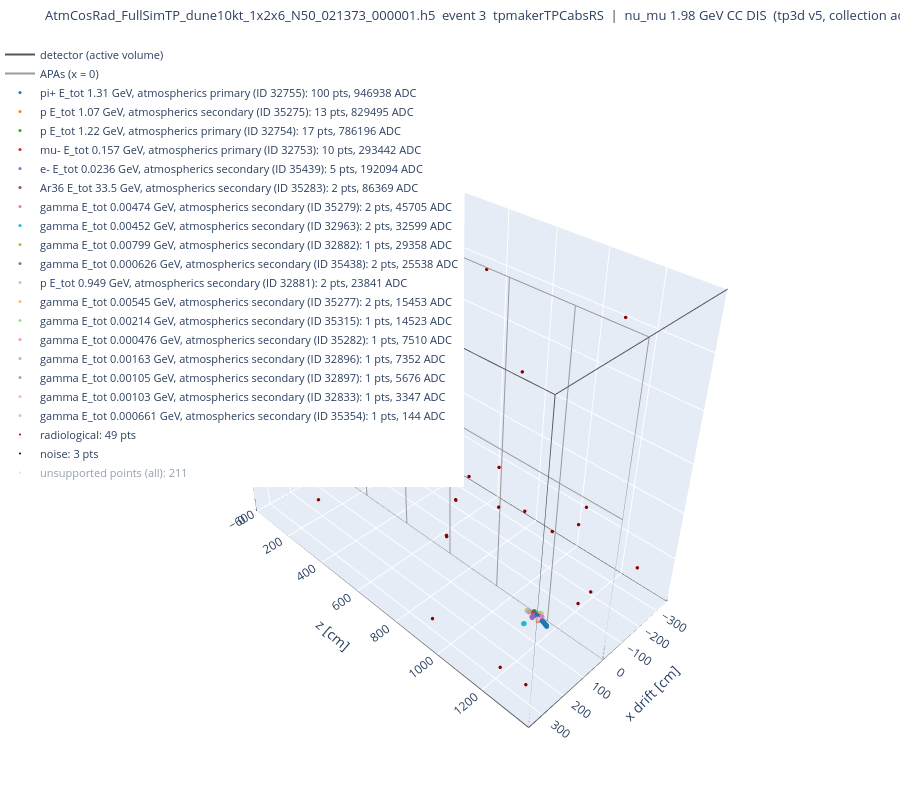

The code cell stored with this chart in its notebook:
### Markdown cell above
## 3D view

Axes: x is the drift coordinate (APA at x = 0), z along the detector, y the height. The box is the
active volume of the 1x2x6 geometry, the grey frame the APA plane with the APA boundaries. Hover a
point for its particle (PDG, generator, total initial energy, primary or secondary, neutrino
interaction for atmospherics), channel, ADC and number of planes.

### Code cell
fig3d = go.Figure(ed.figure_3d(p, mc, title))
fig3d.update_layout(height=800)
fig3d.show()

### Figure 1 — Plotly figure (JSON) as saved in the notebook; plotly's stock layout.template omitted (floating-point values rounded to 4 significant figures; data arrays with more than 128 entries replaced by an {"elided": "..."} marker saying what was removed)
{"data": [{"hoverinfo": "skip", "line": {"color": "#555555", "width": 2}, "mode": "lines", "name": "detector (active volume)", "type": "scatter3d", "x": [-363.4, -363.4, -363.4, -363.4, -363.4, null, 363.4, 363.4, 363.4, 363.4, 363.4, null, -363.4, 363.4, null, -363.4, 363.4, null, -363.4, 363.4, null, -363.4, 363.4, null], "y": [-0.876, 1393.0, 1393.0, -0.876, -0.876, null, -0.876, 1393.0, 1393.0, -0.876, -0.876, null, -0.876, -0.876, null, -0.876, -0.876, null, 1393.0, 1393.0, null, 1393.0, 1393.0, null], "z": [-600.0, -600.0, 600.0, 600.0, -600.0, null, -600.0, -600.0, 600.0, 600.0, -600.0, null, -600.0, -600.0, null, 600.0, 600.0, null, -600.0, -600.0, null, 600.0, 600.0, null]}, {"hoverinfo": "skip", "line": {"color": "#9a9a9a", "width": 2}, "mode": "lines", "name": "APAs (x = 0)", "type": "scatter3d", "x": [0, 0, 0, 0, 0, null, 0, 0, null, 0, 0, null, 0, 0, null, 0, 0, null, 0, 0, null, 0, 0, null], "y": [-0.876, 1393.0, 1393.0, -0.876, -0.876, null, -0.876, 1393.0, null, 231.5, 231.5, null, 463.9, 463.9, null, 696.3, 696.3, null, 928.7, 928.7, null, 1161.0, 1161.0, null], "z": [-600.0, -600.0, 600.0, 600.0, -600.0, null, 0, 0, null, -600.0, 600.0, null, -600.0, 600.0, null, -600.0, 600.0, null, -600.0, 600.0, null, -600.0, 600.0, null]}, {"hoverinfo": "text", "marker": {"color": "#1f77b4", "line": {"width": 0}, "size": 3}, "mode": "markers", "name": "pi+ E_tot 1.31 GeV, atmospherics primary (ID 32755): 100 pts, 946938 ADC", "text": ["pi+ (atmospherics, primary), trackID 32755, E_tot = 1.314 GeV<br>nu_mu 1.98 GeV CC DIS<br>ch 28109, adc 14497, 3-plane", "pi+ (atmospherics, primary), trackID 32755, E_tot = 1.314 GeV<br>nu_mu 1.98 GeV CC DIS<br>ch 28110, adc 8052, 3-plane", "pi+ (atmospherics, primary), trackID 32755, E_tot = 1.314 GeV<br>nu_mu 1.98 GeV CC DIS<br>ch 28106, adc 25899, 3-plane", "pi+ (atmospherics, primary), trackID 32755, E_tot = 1.314 GeV<br>nu_mu 1.98 GeV CC DIS<br>ch 28057, adc 11680, 3-plane", "pi+ (atmospherics, primary), trackID 32755, E_tot = 1.314 GeV<br>nu_mu 1.98 GeV CC DIS<br>ch 28111, adc 7550, 3-plane", "pi+ (atmospherics, primary), trackID 32755, E_tot = 1.314 GeV<br>nu_mu 1.98 GeV CC DIS<br>ch 28105, adc 15835, 3-plane", "pi+ (atmospherics, primary), trackID 32755, E_tot = 1.314 GeV<br>nu_mu 1.98 GeV CC DIS<br>ch 28056, adc 8404, 2-plane", "pi+ (atmospherics, primary), trackID 32755, E_tot = 1.314 GeV<br>nu_mu 1.98 GeV CC DIS<br>ch 28112, adc 8191, 3-plane", "pi+ (atmospherics, primary), trackID 32755, E_tot = 1.314 GeV<br>nu_mu 1.98 GeV CC DIS<br>ch 28104, adc 6866, 3-plane", "pi+ (atmospherics, primary), trackID 32755, E_tot = 1.314 GeV<br>nu_mu 1.98 GeV CC DIS<br>ch 28107, adc 35006, 2-plane", "pi+ (atmospherics, primary), trackID 32755, E_tot = 1.314 GeV<br>nu_mu 1.98 GeV CC DIS<br>ch 28058, adc 11669, 3-plane", "pi+ (atmospherics, primary), trackID 32755, E_tot = 1.314 GeV<br>nu_mu 1.98 GeV CC DIS<br>ch 28059, adc 7075, 3-plane", "pi+ (atmospherics, primary), trackID 32755, E_tot = 1.314 GeV<br>nu_mu 1.98 GeV CC DIS<br>ch 28113, adc 7806, 3-plane", "pi+ (atmospherics, primary), trackID 32755, E_tot = 1.314 GeV<br>nu_mu 1.98 GeV CC DIS<br>ch 28103, adc 7471, 3-plane", "pi+ (atmospherics, primary), trackID 32755, E_tot = 1.314 GeV<br>nu_mu 1.98 GeV CC DIS<br>ch 28061, adc 7095, 3-plane", "pi+ (atmospherics, primary), trackID 32755, E_tot = 1.314 GeV<br>nu_mu 1.98 GeV CC DIS<br>ch 28102, adc 7618, 3-plane", "pi+ (atmospherics, primary), trackID 32755, E_tot = 1.314 GeV<br>nu_mu 1.98 GeV CC DIS<br>ch 28114, adc 7823, 3-plane", "pi+ (atmospherics, primary), trackID 32755, E_tot = 1.314 GeV<br>nu_mu 1.98 GeV CC DIS<br>ch 28062, adc 6690, 3-plane", "pi+ (atmospherics, primary), trackID 32755, E_tot = 1.314 GeV<br>nu_mu 1.98 GeV CC DIS<br>ch 28115, adc 8200, 3-plane", "pi+ (atmospherics, primary), trackID 32755, E_tot = 1.314 GeV<br>nu_mu 1.98 GeV CC DIS<br>ch 28101, adc 7996, 3-plane", "pi+ (atmospherics, primary), trackID 32755, E_tot = 1.314 GeV<br>nu_mu 1.98 GeV CC DIS<br>ch 28063, adc 6021, 3-plane", "pi+ (atmospherics, primary), trackID 32755, E_tot = 1.314 GeV<br>nu_mu 1.98 GeV CC DIS<br>ch 28116, adc 7010, 3-plane", "pi+ (atmospherics, primary), trackID 32755, E_tot = 1.314 GeV<br>nu_mu 1.98 GeV CC DIS<br>ch 28100, adc 9177, 3-plane", "pi+ (atmospherics, primary), trackID 32755, E_tot = 1.314 GeV<br>nu_mu 1.98 GeV CC DIS<br>ch 28064, adc 6803, 3-plane", "pi+ (atmospherics, primary), trackID 32755, E_tot = 1.314 GeV<br>nu_mu 1.98 GeV CC DIS<br>ch 28065, adc 7902, 3-plane", "pi+ (atmospherics, primary), trackID 32755, E_tot = 1.314 GeV<br>nu_mu 1.98 GeV CC DIS<br>ch 28099, adc 9841, 3-plane", "pi+ (atmospherics, primary), trackID 32755, E_tot = 1.314 GeV<br>nu_mu 1.98 GeV CC DIS<br>ch 28117, adc 7872, 3-plane", "pi+ (atmospherics, primary), trackID 32755, E_tot = 1.314 GeV<br>nu_mu 1.98 GeV CC DIS<br>ch 28066, adc 7738, 3-plane", "pi+ (atmospherics, primary), trackID 32755, E_tot = 1.314 GeV<br>nu_mu 1.98 GeV CC DIS<br>ch 28098, adc 7981, 3-plane", "pi+ (atmospherics, primary), trackID 32755, E_tot = 1.314 GeV<br>nu_mu 1.98 GeV CC DIS<br>ch 28118, adc 10394, 3-plane", "pi+ (atmospherics, primary), trackID 32755, E_tot = 1.314 GeV<br>nu_mu 1.98 GeV CC DIS<br>ch 28067, adc 7869, 3-plane", "pi+ (atmospherics, primary), trackID 32755, E_tot = 1.314 GeV<br>nu_mu 1.98 GeV CC DIS<br>ch 28119, adc 7791, 3-plane", "pi+ (atmospherics, primary), trackID 32755, E_tot = 1.314 GeV<br>nu_mu 1.98 GeV CC DIS<br>ch 28097, adc 9345, 3-plane", "pi+ (atmospherics, primary), trackID 32755, E_tot = 1.314 GeV<br>nu_mu 1.98 GeV CC DIS<br>ch 28068, adc 7548, 3-plane", "pi+ (atmospherics, primary), trackID 32755, E_tot = 1.314 GeV<br>nu_mu 1.98 GeV CC DIS<br>ch 28120, adc 9393, 3-plane", "pi+ (atmospherics, primary), trackID 32755, E_tot = 1.314 GeV<br>nu_mu 1.98 GeV CC DIS<br>ch 28096, adc 9531, 3-plane", "pi+ (atmospherics, primary), trackID 32755, E_tot = 1.314 GeV<br>nu_mu 1.98 GeV CC DIS<br>ch 28069, adc 10401, 3-plane", "pi+ (atmospherics, primary), trackID 32755, E_tot = 1.314 GeV<br>nu_mu 1.98 GeV CC DIS<br>ch 28121, adc 8000, 3-plane", "pi+ (atmospherics, primary), trackID 32755, E_tot = 1.314 GeV<br>nu_mu 1.98 GeV CC DIS<br>ch 28095, adc 8427, 3-plane", "pi+ (atmospherics, primary), trackID 32755, E_tot = 1.314 GeV<br>nu_mu 1.98 GeV CC DIS<br>ch 28070, adc 8940, 3-plane", "pi+ (atmospherics, primary), trackID 32755, E_tot = 1.314 GeV<br>nu_mu 1.98 GeV CC DIS<br>ch 28122, adc 7153, 3-plane", "pi+ (atmospherics, primary), trackID 32755, E_tot = 1.314 GeV<br>nu_mu 1.98 GeV CC DIS<br>ch 28094, adc 7652, 3-plane", "pi+ (atmospherics, primary), trackID 32755, E_tot = 1.314 GeV<br>nu_mu 1.98 GeV CC DIS<br>ch 28071, adc 7640, 3-plane", "pi+ (atmospherics, primary), trackID 32755, E_tot = 1.314 GeV<br>nu_mu 1.98 GeV CC DIS<br>ch 28093, adc 17503, 3-plane", "pi+ (atmospherics, primary), trackID 32755, E_tot = 1.314 GeV<br>nu_mu 1.98 GeV CC DIS<br>ch 28123, adc 8569, 3-plane", "pi+ (atmospherics, primary), trackID 32755, E_tot = 1.314 GeV<br>nu_mu 1.98 GeV CC DIS<br>ch 28072, adc 8360, 3-plane", "pi+ (atmospherics, primary), trackID 32755, E_tot = 1.314 GeV<br>nu_mu 1.98 GeV CC DIS<br>ch 28124, adc 8750, 3-plane", "pi+ (atmospherics, primary), trackID 32755, E_tot = 1.314 GeV<br>nu_mu 1.98 GeV CC DIS<br>ch 28073, adc 7567, 3-plane", "pi+ (atmospherics, primary), trackID 32755, E_tot = 1.314 GeV<br>nu_mu 1.98 GeV CC DIS<br>ch 28125, adc 6883, 3-plane", "pi+ (atmospherics, primary), trackID 32755, E_tot = 1.314 GeV<br>nu_mu 1.98 GeV CC DIS<br>ch 28074, adc 6899, 3-plane", "pi+ (atmospherics, primary), trackID 32755, E_tot = 1.314 GeV<br>nu_mu 1.98 GeV CC DIS<br>ch 28126, adc 7496, 3-plane", "pi+ (atmospherics, primary), trackID 32755, E_tot = 1.314 GeV<br>nu_mu 1.98 GeV CC DIS<br>ch 28090, adc 7655, 3-plane", "pi+ (atmospherics, primary), trackID 32755, E_tot = 1.314 GeV<br>nu_mu 1.98 GeV CC DIS<br>ch 28075, adc 7079, 3-plane", "pi+ (atmospherics, primary), trackID 32755, E_tot = 1.314 GeV<br>nu_mu 1.98 GeV CC DIS<br>ch 28127, adc 14284, 3-plane", "pi+ (atmospherics, primary), trackID 32755, E_tot = 1.314 GeV<br>nu_mu 1.98 GeV CC DIS<br>ch 28089, adc 7479, 3-plane", "pi+ (atmospherics, primary), trackID 32755, E_tot = 1.314 GeV<br>nu_mu 1.98 GeV CC DIS<br>ch 28076, adc 8617, 3-plane", "pi+ (atmospherics, primary), trackID 32755, E_tot = 1.314 GeV<br>nu_mu 1.98 GeV CC DIS<br>ch 28128, adc 15462, 3-plane", "pi+ (atmospherics, primary), trackID 32755, E_tot = 1.314 GeV<br>nu_mu 1.98 GeV CC DIS<br>ch 28088, adc 13561, 3-plane", "pi+ (atmospherics, primary), trackID 32755, E_tot = 1.314 GeV<br>nu_mu 1.98 GeV CC DIS<br>ch 28077, adc 9521, 3-plane", "pi+ (atmospherics, primary), trackID 32755, E_tot = 1.314 GeV<br>nu_mu 1.98 GeV CC DIS<br>ch 28078, adc 8288, 3-plane", "pi+ (atmospherics, primary), trackID 32755, E_tot = 1.314 GeV<br>nu_mu 1.98 GeV CC DIS<br>ch 28087, adc 15092, 3-plane", "pi+ (atmospherics, primary), trackID 32755, E_tot = 1.314 GeV<br>nu_mu 1.98 GeV CC DIS<br>ch 28129, adc 7835, 3-plane", "pi+ (atmospherics, primary), trackID 32755, E_tot = 1.314 GeV<br>nu_mu 1.98 GeV CC DIS<br>ch 28079, adc 7768, 3-plane", "pi+ (atmospherics, primary), trackID 32755, E_tot = 1.314 GeV<br>nu_mu 1.98 GeV CC DIS<br>ch 28130, adc 7799, 3-plane", "pi+ (atmospherics, primary), trackID 32755, E_tot = 1.314 GeV<br>nu_mu 1.98 GeV CC DIS<br>ch 28086, adc 11355, 3-plane", "pi+ (atmospherics, primary), trackID 32755, E_tot = 1.314 GeV<br>nu_mu 1.98 GeV CC DIS<br>ch 28080, adc 10562, 3-plane", "pi+ (atmospherics, primary), trackID 32755, E_tot = 1.314 GeV<br>nu_mu 1.98 GeV CC DIS<br>ch 28085, adc 9355, 3-plane", "pi+ (atmospherics, primary), trackID 32755, E_tot = 1.314 GeV<br>nu_mu 1.98 GeV CC DIS<br>ch 28131, adc 12350, 3-plane", "pi+ (atmospherics, primary), trackID 32755, E_tot = 1.314 GeV<br>nu_mu 1.98 GeV CC DIS<br>ch 28081, adc 7390, 3-plane", "pi+ (atmospherics, primary), trackID 32755, E_tot = 1.314 GeV<br>nu_mu 1.98 GeV CC DIS<br>ch 28084, adc 10570, 3-plane", "pi+ (atmospherics, primary), trackID 32755, E_tot = 1.314 GeV<br>nu_mu 1.98 GeV CC DIS<br>ch 28132, adc 18754, 3-plane", "pi+ (atmospherics, primary), trackID 32755, E_tot = 1.314 GeV<br>nu_mu 1.98 GeV CC DIS<br>ch 28082, adc 8046, 3-plane", "pi+ (atmospherics, primary), trackID 32755, E_tot = 1.314 GeV<br>nu_mu 1.98 GeV CC DIS<br>ch 28083, adc 8361, 3-plane", "pi+ (atmospherics, primary), trackID 32755, E_tot = 1.314 GeV<br>nu_mu 1.98 GeV CC DIS<br>ch 28133, adc 9056, 3-plane", "pi+ (atmospherics, primary), trackID 32755, E_tot = 1.314 GeV<br>nu_mu 1.98 GeV CC DIS<br>ch 28134, adc 7752, 3-plane", "pi+ (atmospherics, primary), trackID 32755, E_tot = 1.314 GeV<br>nu_mu 1.98 GeV CC DIS<br>ch 28135, adc 7983, 3-plane", "pi+ (atmospherics, primary), trackID 32755, E_tot = 1.314 GeV<br>nu_mu 1.98 GeV CC DIS<br>ch 28136, adc 9862, 3-plane", "pi+ (atmospherics, primary), trackID 32755, E_tot = 1.314 GeV<br>nu_mu 1.98 GeV CC DIS<br>ch 28137, adc 13289, 3-plane", "pi+ (atmospherics, primary), trackID 32755, E_tot = 1.314 GeV<br>nu_mu 1.98 GeV CC DIS<br>ch 28138, adc 11335, 3-plane", "pi+ (atmospherics, primary), trackID 32755, E_tot = 1.314 GeV<br>nu_mu 1.98 GeV CC DIS<br>ch 28139, adc 8793, 3-plane", "pi+ (atmospherics, primary), trackID 32755, E_tot = 1.314 GeV<br>nu_mu 1.98 GeV CC DIS<br>ch 28140, adc 7895, 3-plane", "pi+ (atmospherics, primary), trackID 32755, E_tot = 1.314 GeV<br>nu_mu 1.98 GeV CC DIS<br>ch 28141, adc 9854, 3-plane", "pi+ (atmospherics, primary), trackID 32755, E_tot = 1.314 GeV<br>nu_mu 1.98 GeV CC DIS<br>ch 28142, adc 11141, 3-plane", "pi+ (atmospherics, primary), trackID 32755, E_tot = 1.314 GeV<br>nu_mu 1.98 GeV CC DIS<br>ch 28143, adc 9576, 3-plane", "pi+ (atmospherics, primary), trackID 32755, E_tot = 1.314 GeV<br>nu_mu 1.98 GeV CC DIS<br>ch 28144, adc 7964, 3-plane", "pi+ (atmospherics, primary), trackID 32755, E_tot = 1.314 GeV<br>nu_mu 1.98 GeV CC DIS<br>ch 28145, adc 7966, 3-plane", "pi+ (atmospherics, primary), trackID 32755, E_tot = 1.314 GeV<br>nu_mu 1.98 GeV CC DIS<br>ch 28146, adc 7805, 3-plane", "pi+ (atmospherics, primary), trackID 32755, E_tot = 1.314 GeV<br>nu_mu 1.98 GeV CC DIS<br>ch 28147, adc 8125, 3-plane", "pi+ (atmospherics, primary), trackID 32755, E_tot = 1.314 GeV<br>nu_mu 1.98 GeV CC DIS<br>ch 28148, adc 7714, 3-plane", "pi+ (atmospherics, primary), trackID 32755, E_tot = 1.314 GeV<br>nu_mu 1.98 GeV CC DIS<br>ch 28149, adc 8018, 3-plane", "pi+ (atmospherics, primary), trackID 32755, E_tot = 1.314 GeV<br>nu_mu 1.98 GeV CC DIS<br>ch 28150, adc 7801, 3-plane", "pi+ (atmospherics, primary), trackID 32755, E_tot = 1.314 GeV<br>nu_mu 1.98 GeV CC DIS<br>ch 28151, adc 7295, 3-plane", "pi+ (atmospherics, primary), trackID 32755, E_tot = 1.314 GeV<br>nu_mu 1.98 GeV CC DIS<br>ch 28152, adc 8142, 3-plane", "pi+ (atmospherics, primary), trackID 32755, E_tot = 1.314 GeV<br>nu_mu 1.98 GeV CC DIS<br>ch 28153, adc 9295, 3-plane", "pi+ (atmospherics, primary), trackID 32755, E_tot = 1.314 GeV<br>nu_mu 1.98 GeV CC DIS<br>ch 28154, adc 9085, 3-plane", "pi+ (atmospherics, primary), trackID 32755, E_tot = 1.314 GeV<br>nu_mu 1.98 GeV CC DIS<br>ch 28155, adc 8735, 3-plane", "pi+ (atmospherics, primary), trackID 32755, E_tot = 1.314 GeV<br>nu_mu 1.98 GeV CC DIS<br>ch 28156, adc 7395, 3-plane", "pi+ (atmospherics, primary), trackID 32755, E_tot = 1.314 GeV<br>nu_mu 1.98 GeV CC DIS<br>ch 28157, adc 7616, 3-plane", "pi+ (atmospherics, primary), trackID 32755, E_tot = 1.314 GeV<br>nu_mu 1.98 GeV CC DIS<br>ch 28158, adc 7700, 3-plane", "pi+ (atmospherics, primary), trackID 32755, E_tot = 1.314 GeV<br>nu_mu 1.98 GeV CC DIS<br>ch 28159, adc 8684, 3-plane"], "type": "scatter3d", "visible": true, "x": [313.9, 314.0, 313.6, 311.0, 314.0, 313.7, 310.9, 314.1, 313.6, 313.1, 311.0, 311.0, 314.2, 313.6, 311.2, 313.5, 314.2, 311.3, 314.2, 313.5, 311.4, 314.2, 313.4, 311.4, 311.4, 313.4, 314.3, 311.5, 313.4, 314.4, 311.6, 314.4, 313.3, 311.6, 314.5, 313.2, 311.7, 314.6, 313.1, 311.8, 314.6, 313.1, 311.8, 313.1, 314.6, 311.8, 314.7, 311.9, 314.8, 311.9, 314.8, 312.9, 312.0, 314.9, 312.8, 312.1, 315.0, 312.8, 312.2, 312.2, 312.7, 315.0, 312.3, 315.1, 312.6, 312.3, 312.6, 315.1, 312.4, 312.6, 315.2, 312.4, 312.5, 315.1, 315.2, 315.3, 315.3, 315.4, 315.5, 315.5, 315.5, 315.5, 315.6, 315.7, 315.7, 315.8, 315.8, 315.9, 315.9, 315.9, 316.0, 316.0, 316.1, 316.2, 316.2, 316.2, 316.3, 316.3, 316.3, 316.4], "y": [1368.0, 1369.0, 1367.0, 1343.0, 1369.0, 1366.0, 1343.0, 1369.0, 1366.0, 1367.0, 1344.0, 1344.0, 1370.0, 1365.0, 1345.0, 1365.0, 1370.0, 1346.0, 1371.0, 1364.0, 1346.0, 1371.0, 1364.0, 1346.0, 1347.0, 1363.0, 1372.0, 1347.0, 1363.0, 1372.0, 1348.0, 1373.0, 1362.0, 1348.0, 1373.0, 1362.0, 1349.0, 1374.0, 1361.0, 1349.0, 1374.0, 1361.0, 1350.0, 1360.0, 1375.0, 1350.0, 1375.0, 1351.0, 1376.0, 1351.0, 1376.0, 1359.0, 1352.0, 1377.0, 1358.0, 1352.0, 1377.0, 1358.0, 1353.0, 1353.0, 1358.0, 1378.0, 1354.0, 1378.0, 1357.0, 1354.0, 1357.0, 1379.0, 1355.0, 1356.0, 1379.0, 1355.0, 1356.0, 1380.0, 1380.0, 1380.0, 1381.0, 1381.0, 1382.0, 1382.0, 1383.0, 1383.0, 1384.0, 1384.0, 1385.0, 1385.0, 1386.0, 1386.0, 1387.0, 1387.0, 1388.0, 1388.0, 1389.0, 1389.0, 1390.0, 1390.0, 1391.0, 1391.0, 1392.0, 1392.0], "z": [-188.9, -188.9, -188.9, -184.5, -188.9, -188.9, -183.9, -188.9, -188.9, -179.1, -183.3, -183.3, -188.9, -188.9, -184.1, -188.9, -188.9, -184.5, -188.9, -188.9, -184.9, -188.9, -188.9, -184.9, -184.5, -188.9, -188.9, -184.9, -188.9, -188.9, -184.9, -188.9, -188.9, -184.9, -188.9, -188.9, -184.9, -188.9, -188.9, -184.9, -188.9, -188.9, -184.9, -188.9, -188.9, -184.9, -188.9, -184.9, -188.9, -184.9, -189.3, -188.5, -184.9, -189.3, -188.5, -184.9, -189.3, -188.5, -184.9, -184.9, -188.5, -189.7, -184.9, -189.7, -187.7, -184.9, -187.7, -190.1, -184.9, -188.5, -190.1, -184.9, -188.5, -190.9, -190.1, -190.5, -190.5, -190.9, -190.5, -191.3, -191.3, -191.3, -191.3, -191.3, -191.3, -191.7, -192.1, -192.5, -192.9, -192.5, -192.9, -193.3, -192.5, -192.5, -192.5, -192.5, -193.7, -194.1, -194.5, -195.3]}, {"hoverinfo": "text", "marker": {"color": "#ff7f0e", "line": {"width": 0}, "size": 3}, "mode": "markers", "name": "p E_tot 1.07 GeV, atmospherics secondary (ID 35275): 13 pts, 829495 ADC", "text": ["p (atmospherics, secondary), trackID 35275, E_tot = 1.073 GeV<br>nu_mu 1.98 GeV CC DIS<br>ch 28072, adc 86403, 2-plane", "p (atmospherics, secondary), trackID 35275, E_tot = 1.073 GeV<br>nu_mu 1.98 GeV CC DIS<br>ch 28073, adc 72027, 2-plane", "p (atmospherics, secondary), trackID 35275, E_tot = 1.073 GeV<br>nu_mu 1.98 GeV CC DIS<br>ch 28074, adc 58709, 2-plane", "p (atmospherics, secondary), trackID 35275, E_tot = 1.073 GeV<br>nu_mu 1.98 GeV CC DIS<br>ch 28071, adc 55704, 2-plane", "p (atmospherics, secondary), trackID 35275, E_tot = 1.073 GeV<br>nu_mu 1.98 GeV CC DIS<br>ch 28076, adc 67945, 2-plane", "p (atmospherics, secondary), trackID 35275, E_tot = 1.073 GeV<br>nu_mu 1.98 GeV CC DIS<br>ch 28070, adc 51788, 2-plane", "p (atmospherics, secondary), trackID 35275, E_tot = 1.073 GeV<br>nu_mu 1.98 GeV CC DIS<br>ch 28078, adc 90299, 2-plane", "p (atmospherics, secondary), trackID 35275, E_tot = 1.073 GeV<br>nu_mu 1.98 GeV CC DIS<br>ch 28069, adc 47962, 3-plane", "p (atmospherics, secondary), trackID 35275, E_tot = 1.073 GeV<br>nu_mu 1.98 GeV CC DIS<br>ch 28075, adc 61948, 3-plane", "p (atmospherics, secondary), trackID 35275, E_tot = 1.073 GeV<br>nu_mu 1.98 GeV CC DIS<br>ch 28077, adc 79492, 3-plane", "p (atmospherics, secondary), trackID 35275, E_tot = 1.073 GeV<br>nu_mu 1.98 GeV CC DIS<br>ch 28079, adc 105239, 3-plane", "p (atmospherics, secondary), trackID 35275, E_tot = 1.073 GeV<br>nu_mu 1.98 GeV CC DIS<br>ch 28080, adc 49913, 3-plane", "p (atmospherics, secondary), trackID 35275, E_tot = 1.073 GeV<br>nu_mu 1.98 GeV CC DIS<br>ch 28081, adc 2066, 3-plane"], "type": "scatter3d", "visible": true, "x": [305.3, 305.7, 306.1, 304.9, 306.9, 304.5, 307.9, 304.0, 306.6, 307.4, 308.4, 308.7, 308.8], "y": [1350.0, 1351.0, 1351.0, 1350.0, 1352.0, 1349.0, 1353.0, 1349.0, 1352.0, 1353.0, 1354.0, 1354.0, 1355.0], "z": [-184.8, -185.8, -183.5, -187.1, -188.4, -191.0, -189.0, -196.1, -198.5, -200.5, -203.3, -204.5, -206.9]}, {"hoverinfo": "text", "marker": {"color": "#2ca02c", "line": {"width": 0}, "size": 3}, "mode": "markers", "name": "p E_tot 1.22 GeV, atmospherics primary (ID 32754): 17 pts, 786196 ADC", "text": ["p (atmospherics, primary), trackID 32754, E_tot = 1.225 GeV<br>nu_mu 1.98 GeV CC DIS<br>ch 28052, adc 76474, 2-plane", "p (atmospherics, primary), trackID 32754, E_tot = 1.225 GeV<br>nu_mu 1.98 GeV CC DIS<br>ch 28051, adc 83122, 3-plane", "p (atmospherics, primary), trackID 32754, E_tot = 1.225 GeV<br>nu_mu 1.98 GeV CC DIS<br>ch 28053, adc 72108, 3-plane", "p (atmospherics, primary), trackID 32754, E_tot = 1.225 GeV<br>nu_mu 1.98 GeV CC DIS<br>ch 28055, adc 46182, 3-plane", "p (atmospherics, primary), trackID 32754, E_tot = 1.225 GeV<br>nu_mu 1.98 GeV CC DIS<br>ch 28054, adc 45555, 3-plane", "p (atmospherics, primary), trackID 32754, E_tot = 1.225 GeV<br>nu_mu 1.98 GeV CC DIS<br>ch 28056, adc 34579, 2-plane", "p (atmospherics, primary), trackID 32754, E_tot = 1.225 GeV<br>nu_mu 1.98 GeV CC DIS<br>ch 28050, adc 58443, 3-plane", "p (atmospherics, primary), trackID 32754, E_tot = 1.225 GeV<br>nu_mu 1.98 GeV CC DIS<br>ch 28057, adc 40551, 3-plane", "p (atmospherics, primary), trackID 32754, E_tot = 1.225 GeV<br>nu_mu 1.98 GeV CC DIS<br>ch 28058, adc 38513, 3-plane", "p (atmospherics, primary), trackID 32754, E_tot = 1.225 GeV<br>nu_mu 1.98 GeV CC DIS<br>ch 28059, adc 36145, 3-plane", "p (atmospherics, primary), trackID 32754, E_tot = 1.225 GeV<br>nu_mu 1.98 GeV CC DIS<br>ch 28060, adc 35250, 2-plane", "p (atmospherics, primary), trackID 32754, E_tot = 1.225 GeV<br>nu_mu 1.98 GeV CC DIS<br>ch 28061, adc 36578, 2-plane", "p (atmospherics, primary), trackID 32754, E_tot = 1.225 GeV<br>nu_mu 1.98 GeV CC DIS<br>ch 28062, adc 33271, 2-plane", "p (atmospherics, primary), trackID 32754, E_tot = 1.225 GeV<br>nu_mu 1.98 GeV CC DIS<br>ch 28063, adc 39028, 2-plane", "p (atmospherics, primary), trackID 32754, E_tot = 1.225 GeV<br>nu_mu 1.98 GeV CC DIS<br>ch 28064, adc 35353, 2-plane", "p (atmospherics, primary), trackID 32754, E_tot = 1.225 GeV<br>nu_mu 1.98 GeV CC DIS<br>ch 28065, adc 35416, 2-plane", "p (atmospherics, primary), trackID 32754, E_tot = 1.225 GeV<br>nu_mu 1.98 GeV CC DIS<br>ch 28066, adc 39628, 2-plane"], "type": "scatter3d", "visible": true, "x": [309.7, 310.1, 309.2, 308.4, 308.8, 308.0, 310.6, 307.6, 307.2, 306.8, 306.4, 306.1, 305.7, 305.3, 304.9, 304.5, 304.1], "y": [1341.0, 1340.0, 1341.0, 1342.0, 1342.0, 1343.0, 1340.0, 1343.0, 1344.0, 1344.0, 1345.0, 1345.0, 1346.0, 1346.0, 1346.0, 1347.0, 1347.0], "z": [-185.4, -183.3, -186.9, -186.9, -187.7, -185.9, -180.9, -186.9, -186.9, -187.7, -188.8, -189.8, -190.7, -190.8, -191.8, -192.7, -193.6]}, {"hoverinfo": "text", "marker": {"color": "#d62728", "line": {"width": 0}, "size": 3}, "mode": "markers", "name": "mu- E_tot 0.157 GeV, atmospherics primary (ID 32753): 10 pts, 293442 ADC", "text": ["mu- (atmospherics, primary), trackID 32753, E_tot = 0.1574 GeV<br>nu_mu 1.98 GeV CC DIS<br>ch 28057, adc 25287, 3-plane", "mu- (atmospherics, primary), trackID 32753, E_tot = 0.1574 GeV<br>nu_mu 1.98 GeV CC DIS<br>ch 28056, adc 26685, 3-plane", "mu- (atmospherics, primary), trackID 32753, E_tot = 0.1574 GeV<br>nu_mu 1.98 GeV CC DIS<br>ch 28058, adc 29789, 2-plane", "mu- (atmospherics, primary), trackID 32753, E_tot = 0.1574 GeV<br>nu_mu 1.98 GeV CC DIS<br>ch 28059, adc 29542, 2-plane", "mu- (atmospherics, primary), trackID 32753, E_tot = 0.1574 GeV<br>nu_mu 1.98 GeV CC DIS<br>ch 28055, adc 28786, 2-plane", "mu- (atmospherics, primary), trackID 32753, E_tot = 0.1574 GeV<br>nu_mu 1.98 GeV CC DIS<br>ch 28060, adc 31614, 3-plane", "mu- (atmospherics, primary), trackID 32753, E_tot = 0.1574 GeV<br>nu_mu 1.98 GeV CC DIS<br>ch 28054, adc 29278, 2-plane", "mu- (atmospherics, primary), trackID 32753, E_tot = 0.1574 GeV<br>nu_mu 1.98 GeV CC DIS<br>ch 28061, adc 32939, 3-plane", "mu- (atmospherics, primary), trackID 32753, E_tot = 0.1574 GeV<br>nu_mu 1.98 GeV CC DIS<br>ch 28063, adc 59200, 3-plane", "mu- (atmospherics, primary), trackID 32753, E_tot = 0.1574 GeV<br>nu_mu 1.98 GeV CC DIS<br>ch 28064, adc 322, 2-plane"], "type": "scatter3d", "visible": true, "x": [315.4, 314.8, 315.9, 316.4, 314.2, 316.8, 313.6, 317.1, 317.9, 317.3], "y": [1343.0, 1343.0, 1344.0, 1344.0, 1342.0, 1345.0, 1342.0, 1345.0, 1346.0, 1346.0], "z": [-184.9, -184.5, -184.6, -185.5, -183.4, -185.3, -183.2, -185.3, -186.5, -187.0]}, {"hoverinfo": "text", "marker": {"color": "#9467bd", "line": {"width": 0}, "size": 3}, "mode": "markers", "name": "e- E_tot 0.0236 GeV, atmospherics secondary (ID 35439): 5 pts, 192094 ADC", "text": ["e- (atmospherics, secondary), trackID 35439, E_tot = 0.02356 GeV<br>nu_mu 1.98 GeV CC DIS<br>ch 28062, adc 139215, 3-plane", "e- (atmospherics, secondary), trackID 35439, E_tot = 0.02356 GeV<br>nu_mu 1.98 GeV CC DIS<br>ch 28061, adc 31862, 2-plane", "e- (atmospherics, secondary), trackID 35439, E_tot = 0.02356 GeV<br>nu_mu 1.98 GeV CC DIS<br>ch 28063, adc 1202, 2-plane", "e- (atmospherics, secondary), trackID 35439, E_tot = 0.02356 GeV<br>nu_mu 1.98 GeV CC DIS<br>ch 28063, adc 17079, 3-plane", "e- (atmospherics, secondary), trackID 35439, E_tot = 0.02356 GeV<br>nu_mu 1.98 GeV CC DIS<br>ch 28064, adc 2736, 3-plane"], "type": "scatter3d", "visible": true, "x": [317.5, 324.8, 322.4, 325.3, 325.2], "y": [1346.0, 1345.0, 1346.0, 1346.0, 1346.0], "z": [-185.7, -187.4, -186.8, -186.5, -188.1]}, {"hoverinfo": "text", "marker": {"color": "#8c564b", "line": {"width": 0}, "size": 3}, "mode": "markers", "name": "Ar36 E_tot 33.5 GeV, atmospherics secondary (ID 35283): 2 pts, 86369 ADC", "text": ["Ar36 (atmospherics, secondary), trackID 35283, E_tot = 33.5 GeV<br>nu_mu 1.98 GeV CC DIS<br>ch 28067, adc 42149, 3-plane", "Ar36 (atmospherics, secondary), trackID 35283, E_tot = 33.5 GeV<br>nu_mu 1.98 GeV CC DIS<br>ch 28068, adc 44220, 2-plane"], "type": "scatter3d", "visible": true, "x": [303.8, 303.7], "y": [1348.0, 1348.0], "z": [-193.7, -194.7]}, {"hoverinfo": "text", "marker": {"color": "#e377c2", "line": {"width": 0}, "size": 3}, "mode": "markers", "name": "gamma E_tot 0.00474 GeV, atmospherics secondary (ID 35279): 2 pts, 45705 ADC", "text": ["gamma (atmospherics, secondary), trackID 35279, E_tot = 0.004736 GeV<br>nu_mu 1.98 GeV CC DIS<br>ch 28111, adc 5891, 3-plane", "gamma (atmospherics, secondary), trackID 35279, E_tot = 0.004736 GeV<br>nu_mu 1.98 GeV CC DIS<br>ch 28108, adc 39814, 3-plane"], "type": "scatter3d", "visible": true, "x": [311.1, 312.3], "y": [1369.0, 1368.0], "z": [-178.9, -188.9]}, {"hoverinfo": "text", "marker": {"color": "#17becf", "line": {"width": 0}, "size": 3}, "mode": "markers", "name": "gamma E_tot 0.00452 GeV, atmospherics secondary (ID 32963): 2 pts, 32599 ADC", "text": ["gamma (atmospherics, secondary), trackID 32963, E_tot = 0.00452 GeV<br>nu_mu 1.98 GeV CC DIS<br>ch 27979, adc 26653, 3-plane", "gamma (atmospherics, secondary), trackID 32963, E_tot = 0.00452 GeV<br>nu_mu 1.98 GeV CC DIS<br>ch 27980, adc 5946, 3-plane"], "type": "scatter3d", "visible": true, "x": [309.7, 308.7], "y": [1306.0, 1306.0], "z": [-256.9, -256.9]}, {"hoverinfo": "text", "marker": {"color": "#bcbd22", "line": {"width": 0}, "size": 3}, "mode": "markers", "name": "gamma E_tot 0.00799 GeV, atmospherics secondary (ID 32882): 1 pts, 29358 ADC", "text": ["gamma (atmospherics, secondary), trackID 32882, E_tot = 0.007989 GeV<br>nu_mu 1.98 GeV CC DIS<br>ch 27894, adc 29358, 3-plane"], "type": "scatter3d", "visible": true, "x": [246.4], "y": [1265.0], "z": [-282.1]}, {"hoverinfo": "text", "marker": {"color": "#7f7f7f", "line": {"width": 0}, "size": 3}, "mode": "markers", "name": "gamma E_tot 0.000626 GeV, atmospherics secondary (ID 35438): 2 pts, 25538 ADC", "text": ["gamma (atmospherics, secondary), trackID 35438, E_tot = 0.0006259 GeV<br>nu_mu 1.98 GeV CC DIS<br>ch 28092, adc 16421, 3-plane", "gamma (atmospherics, secondary), trackID 35438, E_tot = 0.0006259 GeV<br>nu_mu 1.98 GeV CC DIS<br>ch 28091, adc 9117, 3-plane"], "type": "scatter3d", "visible": true, "x": [313.1, 313.0], "y": [1360.0, 1359.0], "z": [-188.9, -188.9]}, {"hoverinfo": "text", "marker": {"color": "#aec7e8", "line": {"width": 0}, "size": 3}, "mode": "markers", "name": "p E_tot 0.949 GeV, atmospherics secondary (ID 32881): 2 pts, 23841 ADC", "text": ["p (atmospherics, secondary), trackID 32881, E_tot = 0.9488 GeV<br>nu_mu 1.98 GeV CC DIS<br>ch 27900, adc 18597, 3-plane", "p (atmospherics, secondary), trackID 32881, E_tot = 0.9488 GeV<br>nu_mu 1.98 GeV CC DIS<br>ch 27899, adc 5244, 3-plane"], "type": "scatter3d", "visible": true, "x": [245.4, 245.3], "y": [1268.0, 1267.0], "z": [-283.7, -282.5]}, {"hoverinfo": "text", "marker": {"color": "#ffbb78", "line": {"width": 0}, "size": 3}, "mode": "markers", "name": "gamma E_tot 0.00545 GeV, atmospherics secondary (ID 35277): 2 pts, 15453 ADC", "text": ["gamma (atmospherics, secondary), trackID 35277, E_tot = 0.005452 GeV<br>nu_mu 1.98 GeV CC DIS<br>ch 28071, adc 15383, 2-plane", "gamma (atmospherics, secondary), trackID 35277, E_tot = 0.005452 GeV<br>nu_mu 1.98 GeV CC DIS<br>ch 28073, adc 70, 3-plane"], "type": "scatter3d", "visible": true, "x": [307.8, 308.3], "y": [1350.0, 1351.0], "z": [-184.3, -184.1]}, {"hoverinfo": "text", "marker": {"color": "#98df8a", "line": {"width": 0}, "size": 3}, "mode": "markers", "name": "gamma E_tot 0.00214 GeV, atmospherics secondary (ID 35315): 1 pts, 14523 ADC", "text": ["gamma (atmospherics, secondary), trackID 35315, E_tot = 0.00214 GeV<br>nu_mu 1.98 GeV CC DIS<br>ch 27938, adc 14523, 3-plane"], "type": "scatter3d", "visible": true, "x": [205.0], "y": [1286.0], "z": [-308.9]}, {"hoverinfo": "text", "marker": {"color": "#ff9896", "line": {"width": 0}, "size": 3}, "mode": "markers", "name": "gamma E_tot 0.000476 GeV, atmospherics secondary (ID 35282): 1 pts, 7510 ADC", "text": ["gamma (atmospherics, secondary), trackID 35282, E_tot = 0.0004758 GeV<br>nu_mu 1.98 GeV CC DIS<br>ch 28060, adc 7510, 3-plane"], "type": "scatter3d", "visible": true, "x": [311.1], "y": [1345.0], "z": [-184.5]}, {"hoverinfo": "text", "marker": {"color": "#c5b0d5", "line": {"width": 0}, "size": 3}, "mode": "markers", "name": "gamma E_tot 0.00163 GeV, atmospherics secondary (ID 32896): 1 pts, 7352 ADC", "text": ["gamma (atmospherics, secondary), trackID 32896, E_tot = 0.001628 GeV<br>nu_mu 1.98 GeV CC DIS<br>ch 27931, adc 7352, 3-plane"], "type": "scatter3d", "visible": true, "x": [282.9], "y": [1283.0], "z": [-296.1]}, {"hoverinfo": "text", "marker": {"color": "#c49c94", "line": {"width": 0}, "size": 3}, "mode": "markers", "name": "gamma E_tot 0.00105 GeV, atmospherics secondary (ID 32897): 1 pts, 5676 ADC", "text": ["gamma (atmospherics, secondary), trackID 32897, E_tot = 0.001051 GeV<br>nu_mu 1.98 GeV CC DIS<br>ch 27908, adc 5676, 3-plane"], "type": "scatter3d", "visible": true, "x": [245.1], "y": [1272.0], "z": [-283.7]}, {"hoverinfo": "text", "marker": {"color": "#f7b6d2", "line": {"width": 0}, "size": 3}, "mode": "markers", "name": "gamma E_tot 0.00103 GeV, atmospherics secondary (ID 32833): 1 pts, 3347 ADC", "text": ["gamma (atmospherics, secondary), trackID 32833, E_tot = 0.001027 GeV<br>nu_mu 1.98 GeV CC DIS<br>ch 28102, adc 3347, 3-plane"], "type": "scatter3d", "visible": true, "x": [324.2], "y": [1365.0], "z": [-181.7]}, {"hoverinfo": "text", "marker": {"color": "#9edae5", "line": {"width": 0}, "size": 3}, "mode": "markers", "name": "gamma E_tot 0.000661 GeV, atmospherics secondary (ID 35354): 1 pts, 144 ADC", "text": ["gamma (atmospherics, secondary), trackID 35354, E_tot = 0.0006614 GeV<br>nu_mu 1.98 GeV CC DIS<br>ch 28053, adc 144, 2-plane"], "type": "scatter3d", "visible": true, "x": [306.6], "y": [1341.0], "z": [-183.5]}, {"hoverinfo": "text", "marker": {"color": "#c7c7c7", "line": {"width": 0}, "size": 2}, "mode": "markers", "name": "other particles (0): 0 pts", "text": [], "type": "scatter3d", "visible": true, "x": [], "y": [], "z": []}, {"hoverinfo": "text", "marker": {"color": "#8b0000", "line": {"width": 0}, "size": 2}, "mode": "markers", "name": "radiological: 49 pts", "text": ["radiological<br>ch 9412, adc 6038, 3-plane", "radiological<br>ch 30676, adc 7929, 3-plane", "radiological<br>ch 27589, adc 3262, 3-plane", "radiological<br>ch 12154, adc 3871, 3-plane", "radiological<br>ch 2105, adc 8970, 3-plane", "radiological<br>ch 4302, adc 8231, 3-plane", "radiological<br>ch 19749, adc 3137, 3-plane", "radiological<br>ch 4732, adc 3216, 3-plane", "radiological<br>ch 22814, adc 3752, 3-plane", "radiological<br>ch 6731, adc 3743, 3-plane", "radiological<br>ch 27723, adc 4769, 3-plane", "radiological<br>ch 10199, adc 5273, 3-plane", "radiological<br>ch 27465, adc 7259, 3-plane", "radiological<br>ch 17165, adc 3666, 3-plane", "radiological<br>ch 17502, adc 4378, 3-plane", "radiological<br>ch 20089, adc 3769, 3-plane", "radiological<br>ch 24966, adc 3855, 3-plane", "radiological<br>ch 30473, adc 3549, 3-plane", "radiological<br>ch 17863, adc 3522, 3-plane", "radiological<br>ch 27941, adc 6836, 3-plane", "radiological<br>ch 1978, adc 5761, 3-plane", "radiological<br>ch 22629, adc 3519, 3-plane", "radiological<br>ch 27250, adc 3275, 3-plane", "radiological<br>ch 27377, adc 3864, 3-plane", "radiological<br>ch 17365, adc 3226, 3-plane", "radiological<br>ch 4709, adc 3542, 3-plane", "radiological<br>ch 4508, adc 3891, 3-plane", "radiological<br>ch 9988, adc 5121, 3-plane", "radiological<br>ch 1707, adc 5955, 3-plane", "radiological<br>ch 1615, adc 4183, 3-plane", "radiological<br>ch 9422, adc 4716, 3-plane", "radiological<br>ch 30532, adc 3446, 3-plane", "radiological<br>ch 2348, adc 6018, 3-plane", "radiological<br>ch 30718, adc 4855, 3-plane", "radiological<br>ch 11945, adc 5328, 3-plane", "radiological<br>ch 4966, adc 4303, 3-plane", "radiological<br>ch 30699, adc 5949, 3-plane", "radiological<br>ch 17364, adc 3537, 3-plane", "radiological<br>ch 30027, adc 9428, 3-plane", "radiological<br>ch 2192, adc 10640, 3-plane", "radiological<br>ch 11943, adc 15926, 3-plane", "radiological<br>ch 4507, adc 10452, 3-plane", "radiological<br>ch 4506, adc 4811, 3-plane", "radiological<br>ch 17498, adc 7113, 3-plane", "radiological<br>ch 4651, adc 3179, 2-plane", "radiological<br>ch 1707, adc 4161, 2-plane", "radiological<br>ch 28066, adc 766, 2-plane", "radiological<br>ch 1621, adc 6478, 3-plane", "radiological<br>ch 30691, adc 8969, 3-plane"], "type": "scatter3d", "visible": true, "x": [-145.4, 445.3, -204.5, -179.8, 134.4, -120.1, -38.57, 181.1, 148.0, -66.99, 260.2, 32.06, -415.3, -295.5, 47.88, 147.2, -429.6, 338.8, 286.9, 255.8, -216.2, 51.65, -202.1, -41.46, -348.1, 263.4, -385.9, 169.8, -444.9, -178.7, -278.5, 54.3, 161.1, 413.5, -212.9, 119.1, 200.9, -348.2, -43.54, 207.5, -212.4, -385.2, -385.1, 47.0, 128.8, -446.7, 320.4, -126.5, 428.6], "y": [296.2, 1371.0, 1349.0, 615.8, 12.57, 68.62, 807.5, 44.67, 1052.0, 238.3, 1183.0, 443.3, 1289.0, 796.0, 727.5, 740.4, 1086.0, 1274.0, 900.4, 1288.0, 181.7, 963.2, 1186.0, 1247.0, 891.8, 33.65, 167.3, 342.2, 51.85, 7.78, 301.0, 1302.0, 129.0, 1392.0, 515.7, 156.8, 1382.0, 891.3, 1290.0, 54.25, 514.7, 166.8, 166.3, 725.5, 5.87, 51.85, 1347.0, 10.66, 1379.0], "z": [599.0, 533.1, -361.5, -385.9, -267.7, 578.6, 569.0, 191.3, -70.17, -473.0, -593.9, 3.81, -599.4, -515.4, -464.8, 70.57, 338.3, 596.3, -566.3, -590.7, -574.2, -20.6, -588.6, -480.6, -589.4, 248.1, 597.8, 595.9, -540.2, -219.9, 585.4, 24.6, -585.1, 378.0, -579.8, 24.6, 101.8, -589.4, 598.2, -122.2, -577.8, 595.0, 595.0, -461.2, 544.4, -546.0, -189.0, -540.2, 351.2]}, {"hoverinfo": "text", "marker": {"color": "#000000", "line": {"width": 0}, "size": 2}, "mode": "markers", "name": "noise: 3 pts", "text": ["noise<br>ch 30230, adc 3179, 3-plane", "noise<br>ch 11964, adc 10119, 3-plane", "noise<br>ch 11963, adc 3123, 2-plane"], "type": "scatter3d", "visible": true, "x": [-474.2, -470.3, -470.3], "y": [1388.0, 524.8, 524.3], "z": [55.24, -599.0, -598.5]}, {"hoverinfo": "text", "marker": {"color": "#bbbbbb", "line": {"width": 0}, "size": 1.5}, "mode": "markers", "name": "unsupported points (all): 211", "text": {"elided": "211 str values"}, "type": "scatter3d", "visible": "legendonly", "x": {"elided": "211 float values"}, "y": {"elided": "211 float values"}, "z": {"elided": "211 float values"}}], "layout": {"height": 800, "legend": {"font": {"size": 11}, "x": 0, "y": 1}, "margin": {"b": 0, "l": 0, "r": 0, "t": 40}, "scene": {"aspectmode": "manual", "aspectratio": {"x": 0.5212, "y": 1.0, "z": 0.8606}, "xaxis": {"range": [-363.4, 363.4], "title": {"text": "x drift [cm]"}}, "yaxis": {"range": [-0.876, 1393.0], "title": {"text": "z [cm]"}}, "zaxis": {"range": [-600.0, 600.0], "title": {"text": "y [cm]"}}}, "title": {"font": {"size": 13}, "text": "AtmCosRad_FullSimTP_dune10kt_1x2x6_N50_021373_000001.h5  event 3  tpmakerTPCabsRS  |  nu_mu 1.98 GeV CC DIS  (tp3d v5, collection adc >= 3100)"}}}
